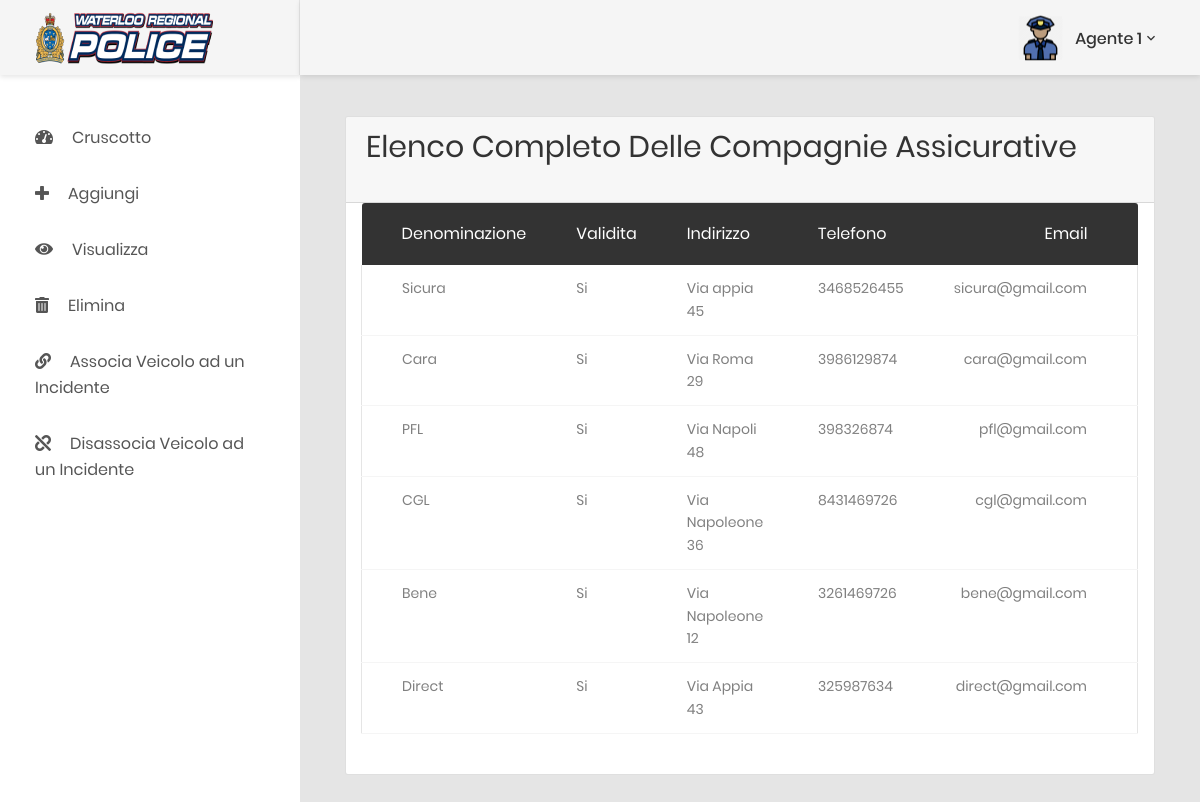
Page /assicurazioneRead.php on the committed database.
### tables this page shows
CREATE TABLE assicurazioni (
    idAssicurazione INT(5) PRIMARY KEY AUTO_INCREMENT,
    denominazione VARCHAR(30) NOT NULL,
    validita BOOLEAN NOT NULL,
    indirizzo VARCHAR(50) NOT NULL,
    telefono VARCHAR(15) NOT NULL,
    email VARCHAR(50) NOT NULL,
    UNIQUE (denominazione)
);

### dao/AssicurazioneDAO.php (called while the page is built, shortened)
<?php
include_once __DIR__.'/classes/Assicurazione.php';
class AssicurazioneDAO {
    public static function getElencoAssicurazioni() {
        try {
            $conn = Connection::getConnection();
            $sql = "SELECT * FROM assicurazioni";
            $stm = $conn->query($sql);
            $Vassicurazione = array();
            while ($riga = $stm->fetch(PDO::FETCH_ASSOC)) {
                $idAssicurazione= $riga['idAssicurazione'];
                $denominazione = $riga['denominazione'];
                $validita = $riga['validita'];
                $indirizzo = $riga['indirizzo'];
                $telefono = $riga['telefono'];
                $email = $riga['email'];
                $assicurazione = new Assicurazione($idAssicurazione, $denominazione, $validita, $indirizzo, $telefono, $email);
                array_push($Vassicurazione, $assicurazione);
            }
        } catch (PDOException $e) {
            throw $e;
        }
        return $Vassicurazione;
    }
}

### dao/classes/Assicurazione.php (called while the page is built, shortened)
<?php
class Assicurazione {
    private $denominazione;
    private $validita;
    private $indirizzo;
    private $telefono;
    private $email;
    public function __construct($idAssicurazione, $denominazione, $validita, $indirizzo, $telefono, $email)
    {
        $this->denominazione = $denominazione;
        $this->validita = $validita;
        $this->indirizzo = $indirizzo;
        $this->telefono = $telefono;
        $this->email = $email;
    }
    public function getDenominazione()
    {
        return $this->denominazione;
    }
    public function getValidita()
    {
        return $this->validita;
    }
    public function getIndirizzo()
    {
        return $this->indirizzo;
    }
    public function getTelefono()
    {
        return $this->telefono;
    }
    public function getEmail()
    {
        return $this->email;
    }
}

### assicurazioneRead.php (the view, shortened to what this page needs)
<!DOCTYPE html>
<html lang="en">
<head>
    <?php
        include_once "vendorsHeaders.php";
        include_once "./dao/AssicurazioneDAO.php";
    ?>
</head>
<body class="animsition">
<div class="page-wrapper">
    <div class="page-container">
        <?php
        include_once __DIR__ . '/components/headerDesktop.php';
        include_once __DIR__ . '/components/sidebarDesktop.php';
        ?>
        <div class="main-content">
            <div class="section__content section__content--p30">
                <div class="container-fluid">
                    <div class="row">
                        <div class="col-12">
                            <div class="card">
                                <div class="card-header">
                                    <h2 class="title-1 m-b-25">Elenco Completo delle Compagnie Assicurative</h2>
                                </div>
                                <div class="col-lg-12">
                                    <div class="table-responsive m-b-40">
                                        <table class="table table-borderless table-data3">
                                            <thead>
                                            <tr>
                                                <th>Denominazione</th>
                                                <th>validita</th>
                                                <th>Indirizzo</th>
                                                <th>Telefono</th>
                                                <th>Email</th>
                                            </tr>
                                            </thead>
                                            <tbody>
                                            <?php
                                            $elencoAssicurazioni = AssicurazioneDAO::getElencoAssicurazioni();
                                            foreach ($elencoAssicurazioni as $assicurazione) {
                                                echo "<tr>";
                                                echo "<td>".$assicurazione->getDenominazione()."</td>";
                                                if($assicurazione->getValidita() == 1){
                                                    echo "<td>"."Si"."</td>";
                                                } else if ($assicurazione->getValidita() == 0){
                                                    echo "<td>". 'No'."</td>";
                                                }
                                                echo "<td>".$assicurazione->getIndirizzo()."</td>";
                                                echo "<td>" .$assicurazione->getTelefono(). "</td>";
                                                echo "<td>" .$assicurazione->getEmail(). "</td>";
                                                echo "</tr>";
                                            }
                                            ?>
                                            </tbody>
                                        </table>
                                    </div>
                                </div>
                            </div>
                        </div>
                    </div>
                </div>
            </div>
        </div>
    </div>
</div>
</body>
</html>

### rows in the picture
assicurazioni: denominazione "Sicura", validita "Si", indirizzo "Via appia 45", telefono "3468526455", email "sicura@gmail.com"
assicurazioni: denominazione "Cara", validita "Si", indirizzo "Via Roma 29", telefono "3986129874", email "cara@gmail.com"
assicurazioni: denominazione "PFL", validita "Si", indirizzo "Via Napoli 48", telefono "398326874", email "pfl@gmail.com"
assicurazioni: denominazione "CGL", validita "Si", indirizzo "Via Napoleone 36", telefono "8431469726", email "cgl@gmail.com"
assicurazioni: denominazione "Bene", validita "Si", indirizzo "Via Napoleone 12", telefono "3261469726", email "bene@gmail.com"
assicurazioni: denominazione "Direct", validita "Si", indirizzo "Via Appia 43", telefono "325987634", email "direct@gmail.com"
